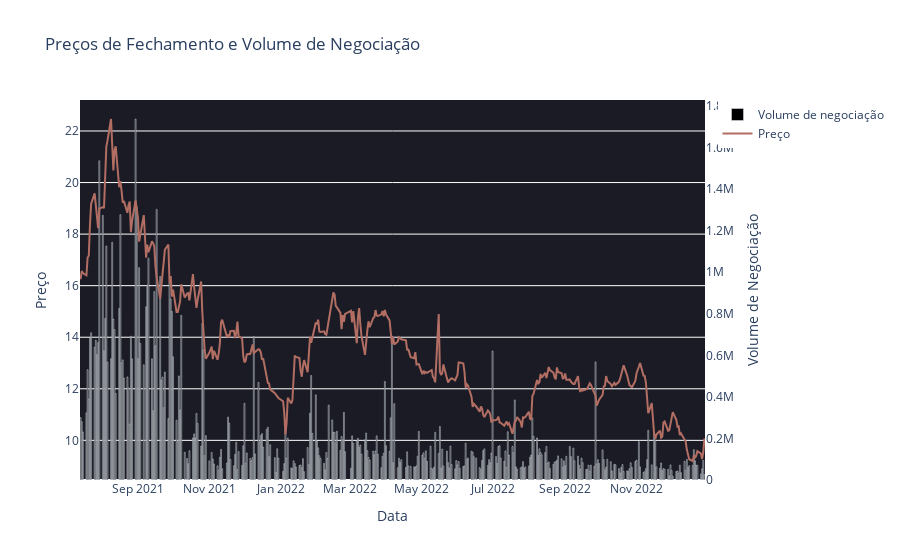

Here is the notebook cell this chart was saved with:
### Code cell
# Obtem a série temporal dos preços de fechamento do ticket em questão.
ticker1_closing_prices_serie = ticker1_data['Adj Close']
# Obtem a série temporal do volume diário de negociação do ticket em questão.
ticker1_volume_serie = ticker1_data['Volume']

# Plota o gráfico dos (Preços de Fechamento x Volume de Negociação) para o ticket em questão.
plot_close_prices_with_volume(ticker1_closing_prices_serie,ticker1_volume_serie)

### Figure 1 — Plotly figure (JSON) as saved in the notebook; plotly's stock layout.template omitted (floating-point values rounded to 4 significant figures; data arrays with more than 128 entries replaced by an {"elided": "..."} marker saying what was removed)
{"data": [{"marker": {"color": "black"}, "name": "Volume de negociação", "type": "bar", "x": {"elided": "367 str values"}, "y": {"elided": "367 int values"}, "yaxis": "y2"}, {"line": {"color": "#B26E63"}, "mode": "lines", "name": "Preço", "type": "scatter", "x": {"elided": "367 str values"}, "y": {"elided": "367 float values"}, "yaxis": "y"}], "layout": {"paper_bgcolor": "white", "plot_bgcolor": "#1A1B25", "title": {"text": "Preços de Fechamento e Volume de Negociação"}, "xaxis": {"title": {"text": "Data"}}, "yaxis": {"overlaying": "y2", "title": {"text": "Preço"}}, "yaxis2": {"showgrid": false, "side": "right", "title": {"text": "Volume de Negociação"}}}}
